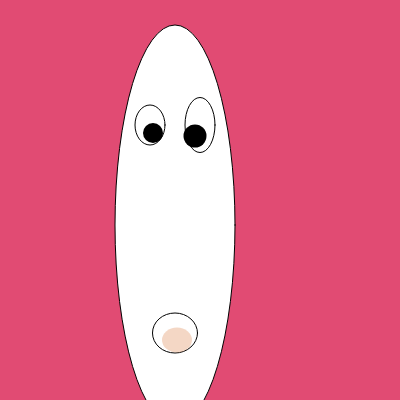
Frame 1 (no input)
Frame 60 (no input): identical to frame 1, image omitted
Frame 120 (the mouse pressed at the canvas centre since frame 60): identical to frame 1, image omitted

The p5.js sketch that drew this single still picture (run headless with seeded random() and noise() and a simulated clock; from frame 60 on, the mouse is pressed at the canvas centre):

// p5.js sketch
// ── sketch.js
function setup() {
  createCanvas(400, 400);
}

function draw() {
  background(225, 75, 115);

  ellipseMode(CENTER);
  rectMode(CENTER);

  // Head
  stroke(0, 0, 0);
  strokeWeight(1);
  fill(255, 255, 255);
  ellipse(175, 225, 120, 400);

  // Eyes
  ellipse(150, 125, 30, 40);
  ellipse(200, 125, 30, 55);

  // Pupils
  noStroke();
  fill(0, 0, 0);
  circle(153, 133, 20);
  circle(195, 136, 23);

  // Mouth
  // rect(175, 350, 45, 15, 30);
  stroke(0, 0, 0);
  strokeWeight(1);
  fill(255, 255, 255);
  ellipse(175, 333, 45, 40);

  // Tounge
  noStroke();
  strokeWeight(1);
  fill(225, 150, 100, 96);
  ellipse(177, 340, 30, 25);
}
